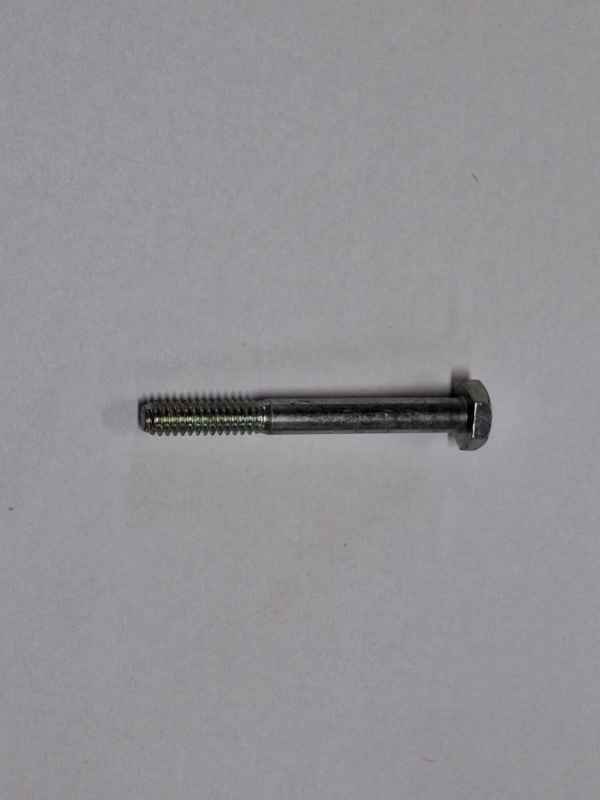
#> input picture base_datos/Tornillo/Tornillo_1.jpg, 1200 x 1600 px, found by its file name (shown at 1/2 size)
$ python prueba3.py
#> lines starting #> are read from the running program, lines starting #| are printed output that depends on the picture; after the words box and inside, x2 and y2 are one past the last pixel; in counts of white or black regions, pixels touching at a corner belong together
#> further down, img is the input picture: shape (1600, 1200, 3); mean B, G, R 149.8, 145.8, 147.5
import cv2
import numpy as np

def escalar(imagen, max_ancho=1280, max_alto=720):
    """Escala proporcionalmente sin agrandar"""
    alto, ancho = imagen.shape[:2]
    escala = min(max_ancho / ancho, max_alto / alto, 1.0)
    if escala < 1.0:
        nuevo_tamaño = (int(ancho * escala), int(alto * escala))
        imagen = cv2.resize(imagen, nuevo_tamaño, interpolation=cv2.INTER_AREA)
    return imagen

def preprocesar_imagen(img):
    """
    Preprocesamiento robusto para eliminar reflejos y mejorar contraste
    """
    # 1. Convertir a LAB
    lab = cv2.cvtColor(img, cv2.COLOR_BGR2LAB)
#> lab: shape (1600, 1200, 3); mean of channels 0, 1, 2 154.6, 129.4, 126.4
    L, A, B = cv2.split(lab)

    # 2. Detección y corrección de reflejos más agresiva
    mask_reflex = cv2.inRange(L, 200, 255)
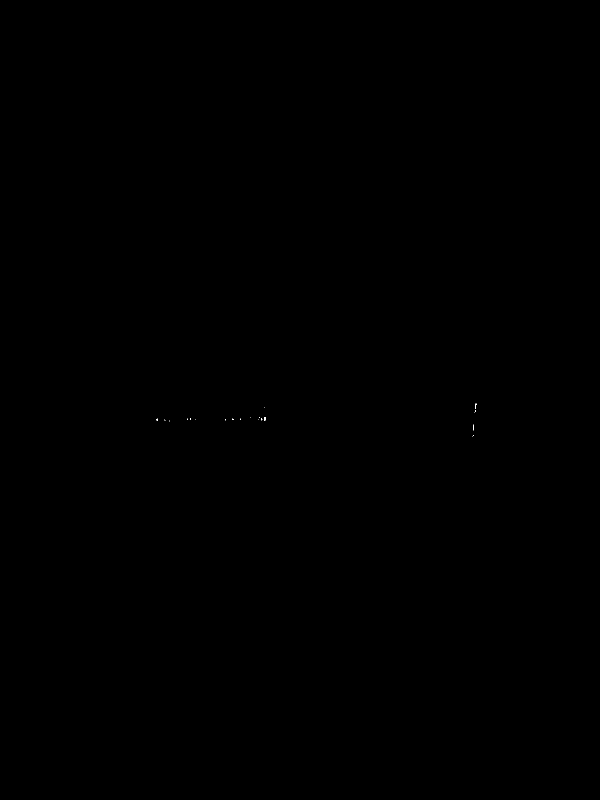
#> mask_reflex: shape (1600, 1200) (shown at 1/2 size); 0.01% white in thin lines or dots, all inside (x1, y1, x2, y2) = (313, 807, 953, 873)
    kernel_reflex = cv2.getStructuringElement(cv2.MORPH_ELLIPSE, (5, 5))
    mask_reflex = cv2.dilate(mask_reflex, kernel_reflex, iterations=1)
#> mask_reflex: shape (1600, 1200); 0.04% white; 14 white regions (3 under 20 px), largest, box (x1, y1, x2, y2) and area: (515, 832, 533, 844) 154, (947, 805, 955, 827) 117, (944, 847, 950, 863) 81
    L_sin_reflejos = cv2.inpaint(L, mask_reflex, 7, cv2.INPAINT_TELEA)

    # 3. Suavizado bilateral
    L_suavizado = cv2.bilateralFilter(L_sin_reflejos, d=9, sigmaColor=75, sigmaSpace=75)

    # 4. Compresión logarítmica
    L_float = L_suavizado.astype(np.float32) / 255.0
    L_log = np.log1p(L_float * 10) / np.log(11)
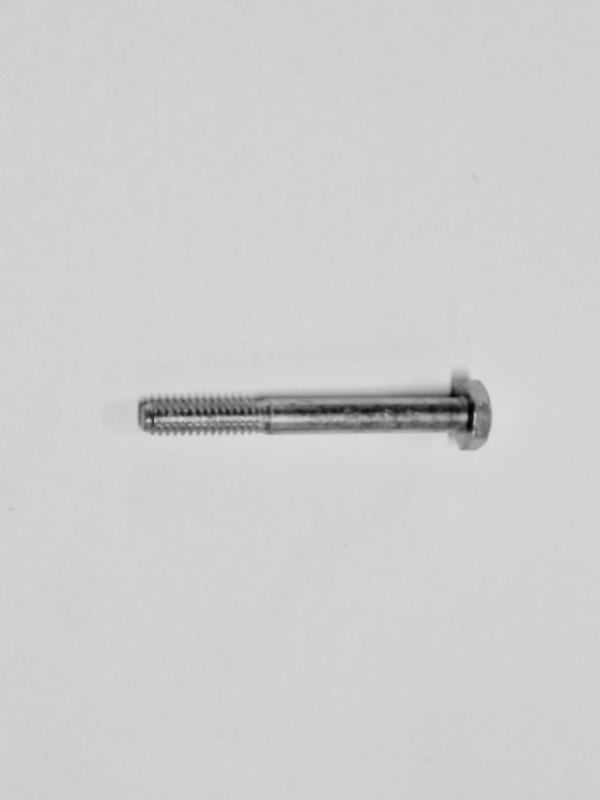
#> L_log: shape (1600, 1200) float32 (shown at 1/2 size); min 0.016, max 0.858, mean 0.811
    L_comprimido = cv2.normalize(L_log, None, 0, 255, cv2.NORM_MINMAX).astype(np.uint8)
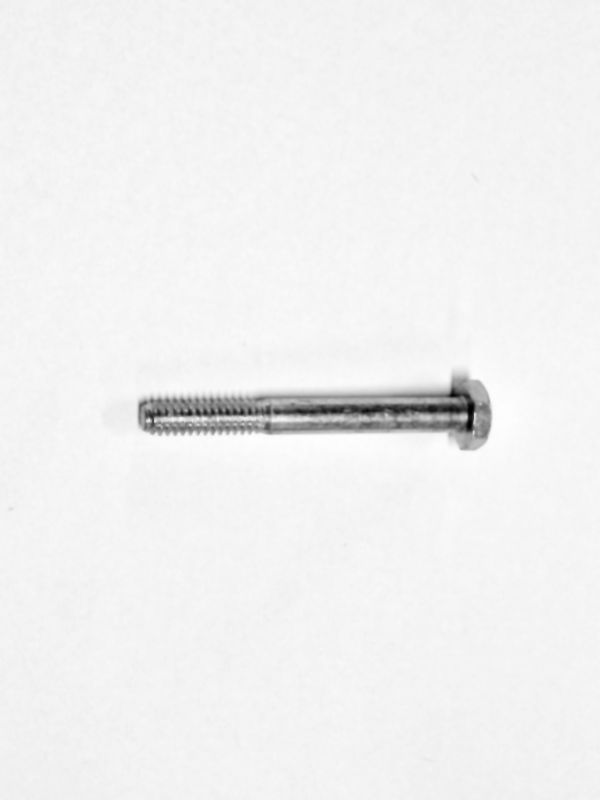
#> L_comprimido: shape (1600, 1200) (shown at 1/2 size); min 0, max 255, mean 240.5

    # 5. CLAHE
    clahe = cv2.createCLAHE(clipLimit=2.0, tileGridSize=(8, 8))
    L_final = clahe.apply(L_comprimido)

    # Recombinar y convertir a gris
    lab_final = cv2.merge((L_final, A, B))
#> lab_final: shape (1600, 1200, 3); mean of channels 0, 1, 2 234.9, 129.4, 126.4
    img_corregida = cv2.cvtColor(lab_final, cv2.COLOR_LAB2BGR)
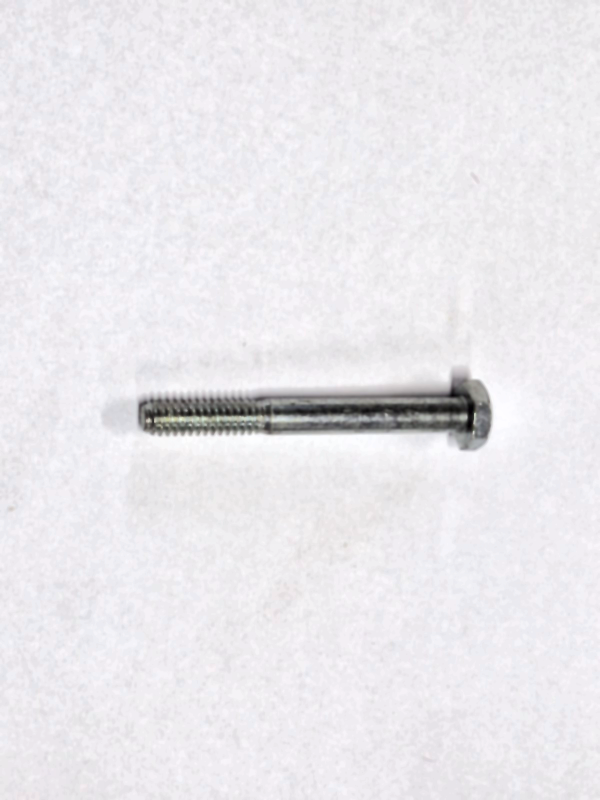
#> img_corregida: shape (1600, 1200, 3) (shown at 1/2 size); mean B, G, R 235.8, 232, 233.9
    gray = cv2.cvtColor(img_corregida, cv2.COLOR_BGR2GRAY)

    return gray

def binarizar_robusto(gray):
    """
    Binarización con múltiples estrategias combinadas
    """
    # Estrategia 1: Threshold adaptativo Gaussiano
    binary_gauss = cv2.adaptiveThreshold(
        gray, 255,
        cv2.ADAPTIVE_THRESH_GAUSSIAN_C,
        cv2.THRESH_BINARY_INV,
        blockSize=51,
        C=8
    )
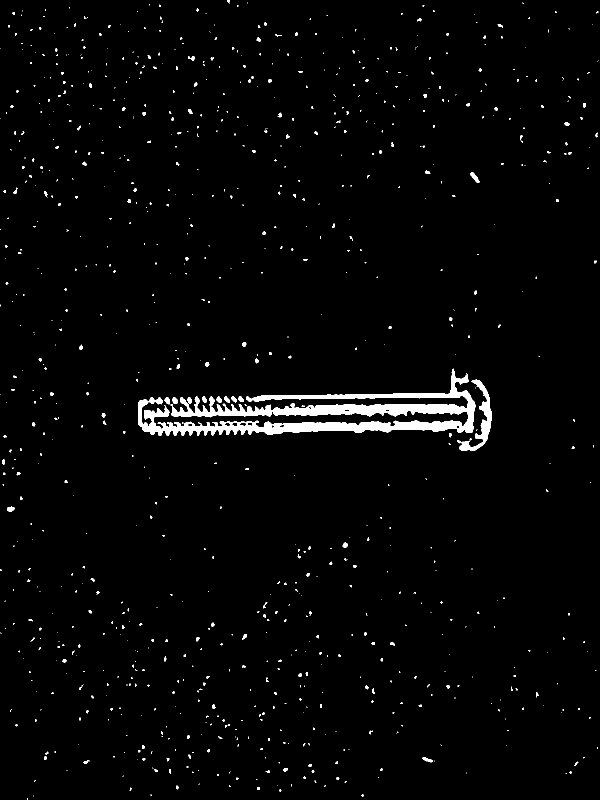
#> binary_gauss: shape (1600, 1200) (shown at 1/2 size); 2.2% white; 934 white regions (740 under 20 px), largest, box (x1, y1, x2, y2) and area: (276, 737, 951, 872) 24578, (341, 793, 544, 835) 3274, (919, 759, 983, 901) 2315

    # Estrategia 2: Threshold adaptativo con Media
    binary_mean = cv2.adaptiveThreshold(
        gray, 255,
        cv2.ADAPTIVE_THRESH_MEAN_C,
        cv2.THRESH_BINARY_INV,
        blockSize=51,
        C=8
    )
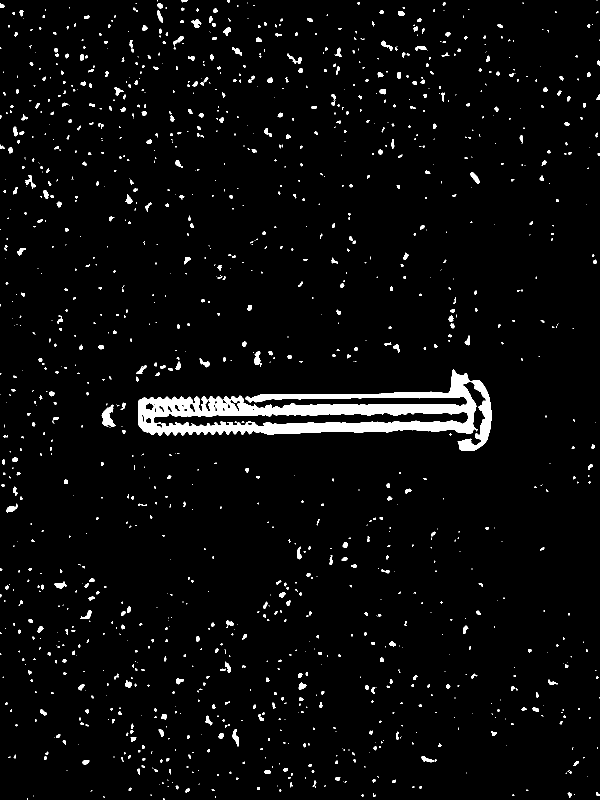
#> binary_mean: shape (1600, 1200) (shown at 1/2 size); 3.7% white; 1346 white regions (813 under 20 px), largest, box (x1, y1, x2, y2) and area: (276, 739, 983, 901) 37238, (203, 809, 232, 854) 650, (509, 702, 523, 733) 260

    # Estrategia 3: Otsu con desenfoque previo
    blur = cv2.GaussianBlur(gray, (5, 5), 0)
    _, binary_otsu = cv2.threshold(blur, 150, 255, cv2.THRESH_BINARY_INV + cv2.THRESH_OTSU)
#> binary_otsu: shape (1600, 1200); 2.8% white; 1 white region, box (x1, y1, x2, y2) and area: (275, 751, 983, 900) 54677

    # Combinación: Intersección de las tres (más conservadora)
    binary_combinada = cv2.bitwise_and(binary_gauss, binary_mean)
#> binary_combinada: shape (1600, 1200); 2.1% white; 898 white regions (708 under 20 px), largest, box (x1, y1, x2, y2) and area: (276, 739, 951, 872) 23951, (341, 793, 544, 834) 3246, (919, 760, 983, 901) 2301
    binary_combinada = cv2.bitwise_and(binary_combinada, binary_otsu)
#> binary_combinada: shape (1600, 1200); 1.6% white; 21 white regions (9 under 20 px), largest, box (x1, y1, x2, y2) and area: (276, 751, 951, 871) 23770, (341, 793, 544, 834) 3246, (921, 761, 983, 900) 2070

    # Limpieza de ruido
    binary_combinada = cv2.medianBlur(binary_combinada, 5)
#> binary_combinada: shape (1600, 1200); 1.6% white; 13 white regions (2 under 20 px), largest, box (x1, y1, x2, y2) and area: (276, 751, 951, 871) 27041, (944, 761, 983, 885) 1690, (921, 883, 965, 900) 359

    # Verificar polaridad (pieza blanca, fondo negro)
    if cv2.countNonZero(binary_combinada) > (binary_combinada.size // 2):
        binary_combinada = cv2.bitwise_not(binary_combinada)

    return binary_combinada

def morfologia_conservadora(binary):
    """
    Operaciones morfológicas conservadoras
    """
    h, w = binary.shape
#> h = 1600; w = 1200

    # Kernel pequeño y proporcional
    k = max(3, min(7, (min(h, w) // 400) | 1))
#> k = 3
    K = cv2.getStructuringElement(cv2.MORPH_ELLIPSE, (k, k))
#> K = [[0, 1, 0], [1, 1, 1], [0, 1, 0]]

    # Apertura para eliminar ruido
    result = cv2.morphologyEx(binary, cv2.MORPH_OPEN, K, iterations=1)
#> result: shape (1600, 1200); 1.5% white; 13 white regions (1 under 20 px), largest, box (x1, y1, x2, y2) and area: (276, 751, 951, 871) 27000, (944, 761, 983, 884) 1687, (921, 883, 955, 900) 329

    # Cierre suave para conectar partes cercanas
    result = cv2.morphologyEx(result, cv2.MORPH_CLOSE, K, iterations=1)
#> result: shape (1600, 1200); 1.6% white; 13 white regions (1 under 20 px), largest, box (x1, y1, x2, y2) and area: (276, 751, 951, 871) 27025, (944, 761, 983, 884) 1690, (921, 883, 955, 900) 329

    return result


# ========== PROGRAMA PRINCIPAL ==========
if __name__ == "__main__":
    # Seleccionar imagen
    # nombre_imagen = "base_datos_0/IMG_2765.JPG"  # Tuerca
    # nombre_imagen = "base_datos_0/IMG_2771.JPG"    # Tornillo
    nombre_imagen = "base_datos/Tornillo/Tornillo_1.JPG"  # Tornillo

    img = cv2.imread(nombre_imagen)
    if img is None:
        print(f"Error: No se pudo cargar {nombre_imagen}")
        exit()

    # Pipeline de binarización
    print("Procesando imagen...")

    # 1. Preprocesamiento
    gray = preprocesar_imagen(img)

    # 2. Binarización robusta
    binary = binarizar_robusto(gray)

    # 3. Limpieza morfológica
    binary_final = morfologia_conservadora(binary)

    print("Binarización completada.")

    # Visualización
    img_vista = escalar(img)
    gray_vista = escalar(cv2.cvtColor(gray, cv2.COLOR_GRAY2BGR))
    binary_vista = escalar(cv2.cvtColor(binary, cv2.COLOR_GRAY2BGR))
#> call 3 of escalar, with max_ancho = 1280, max_alto = 720
#> in escalar (call 3), `imagen = cv2.resize(imagen, nuevo_tamaño, interpolation=cv2.INTER_AREA)`:
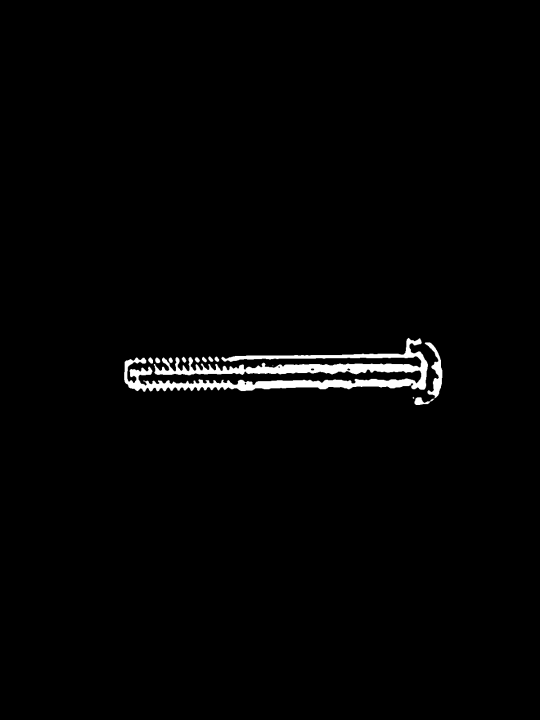
#> imagen: shape (720, 540, 3); min 0, max 255, mean 4
    final_vista = escalar(cv2.cvtColor(binary_final, cv2.COLOR_GRAY2BGR))

    cv2.imshow("1. Original", img_vista)
    #cv2.imshow("2. Preprocesado", gray_vista)
    #cv2.imshow("3. Binarización", binary_vista)
    cv2.imshow("4. Binarización Final", final_vista)

    cv2.waitKey(0)
    cv2.destroyAllWindows()

$ run again, with base_datos/Tornillo/Tornillo_2.jpg copied over base_datos/Tornillo/Tornillo_1.jpg
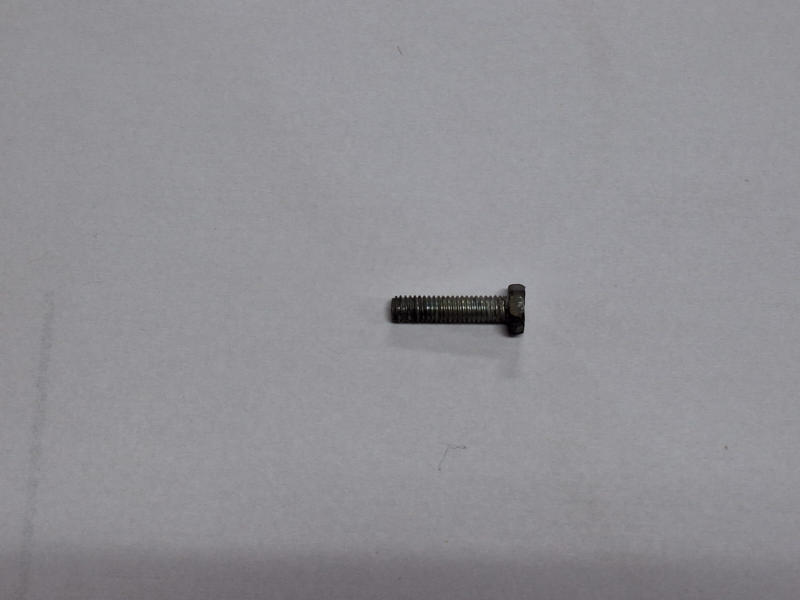
#> input picture base_datos/Tornillo/Tornillo_2.jpg, 1600 x 1200 px, found by its file name (shown at 1/2 size)
#> img is the input picture: shape (1200, 1600, 3); mean B, G, R 148.6, 143.6, 144.7
#> lab: shape (1200, 1600, 3); mean of channels 0, 1, 2 152.6, 129.2, 125.4
#> lab_final: shape (1200, 1600, 3); mean of channels 0, 1, 2 233.4, 129.2, 125.4
#> in binarizar_robusto, `binary_gauss = cv2.adaptiveThreshold( gray, 255, cv2.ADAPTIVE_THRESH_G..`:
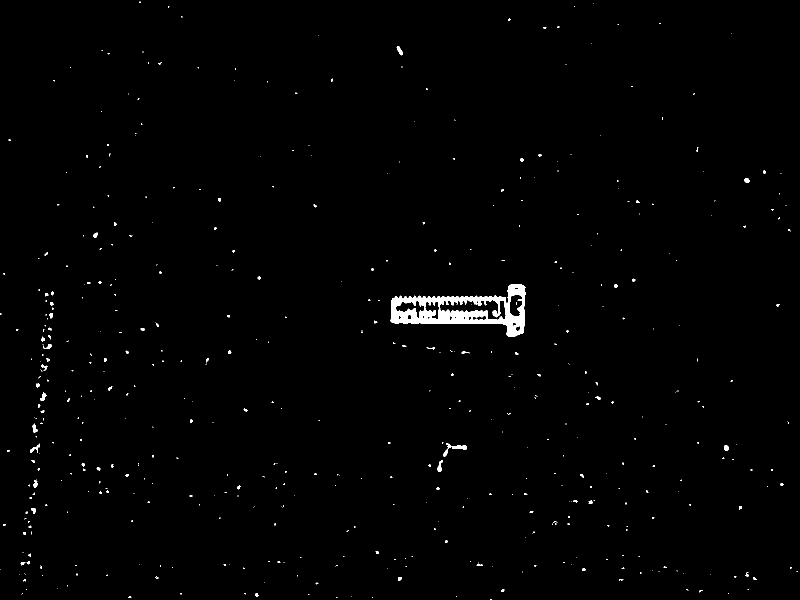
#> binary_gauss: shape (1200, 1600) (shown at 1/2 size); 0.87% white; 507 white regions (420 under 20 px), largest, box (x1, y1, x2, y2) and area: (781, 568, 1051, 674) 10712, (887, 887, 934, 914) 329, (875, 921, 886, 944) 130
#> binary_mean: shape (1200, 1600); 1.8% white; 904 white regions (632 under 20 px), largest, box (x1, y1, x2, y2) and area: (779, 568, 1051, 675) 12709, (82, 624, 107, 699) 947, (71, 752, 97, 804) 595
#> binary_otsu: shape (1200, 1600); 7.8% white; 4 white regions (2 under 20 px), largest, box (x1, y1, x2, y2) and area: (0, 1099, 1600, 1200) 131573, (770, 567, 1051, 678) 18971
#> in escalar (call 3), `imagen = cv2.resize(imagen, nuevo_tamaño, interpolation=cv2.INTER_AREA)`:
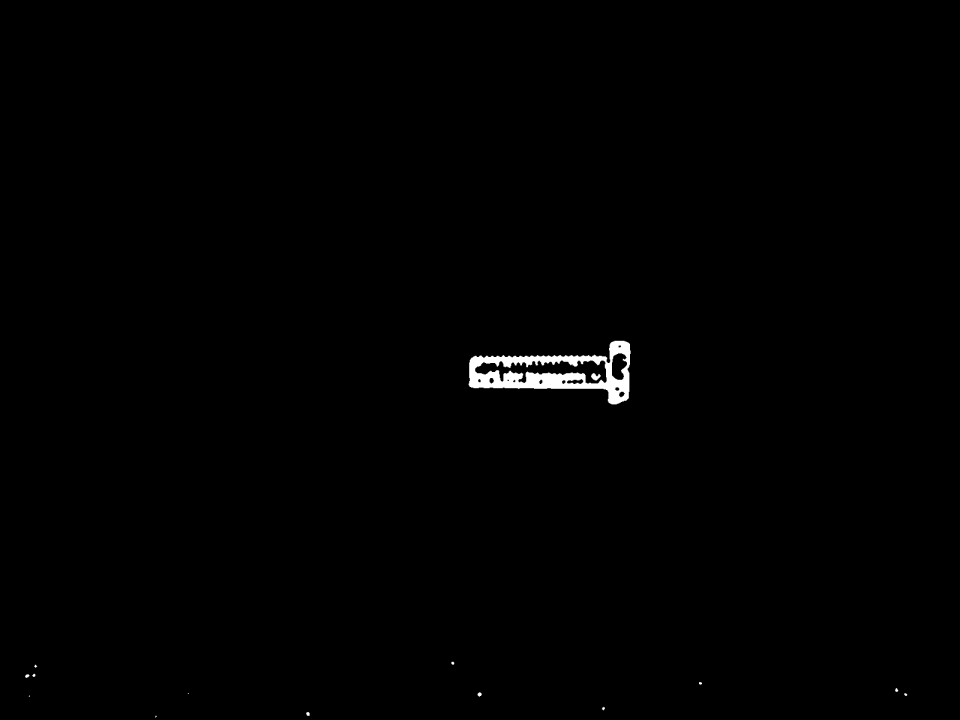
#> imagen: shape (720, 960, 3); min 0, max 255, mean 1.4

$ run again, with base_datos/Tornillo/Tornillo_3.jpg copied over base_datos/Tornillo/Tornillo_1.jpg
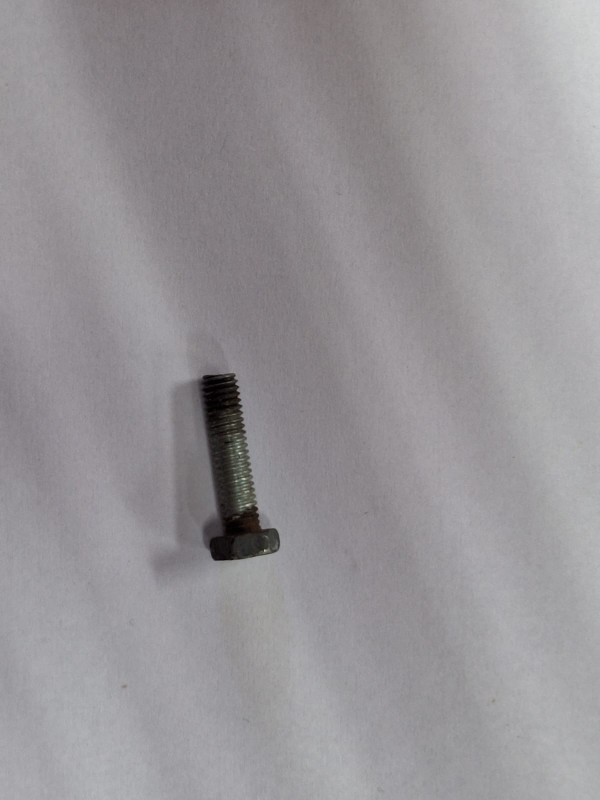
#> input picture base_datos/Tornillo/Tornillo_3.jpg, 1200 x 1600 px, found by its file name (shown at 1/2 size)
#> img is the input picture: shape (1600, 1200, 3); mean B, G, R 150.9, 147.5, 150.5
#> lab: shape (1600, 1200, 3); mean of channels 0, 1, 2 156.6, 129.8, 126.8
#> in preprocesar_imagen, `mask_reflex = cv2.inRange(L, 200, 255)`:
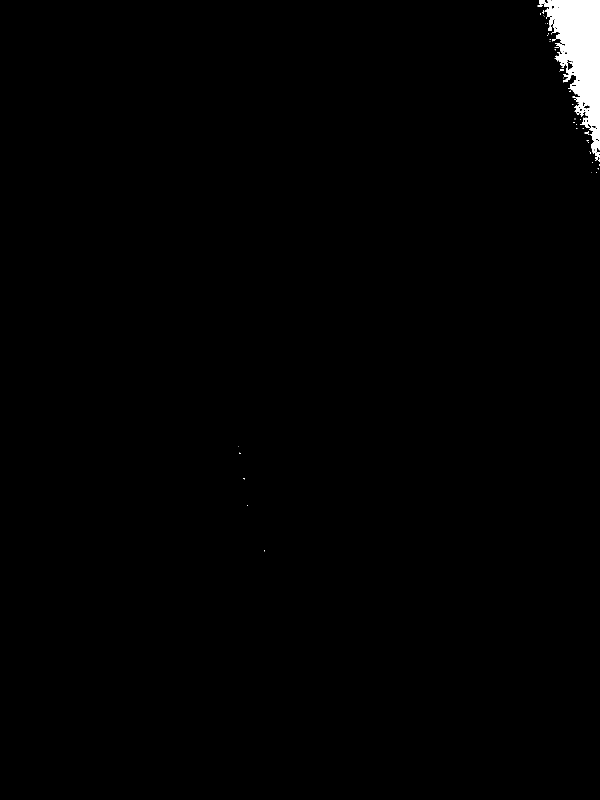
#> mask_reflex: shape (1600, 1200) (shown at 1/2 size); 0.98% white; 53 white regions (47 under 20 px), largest, box (x1, y1, x2, y2) and area: (1075, 0, 1200, 279) 17988, (1182, 278, 1200, 322) 437, (1109, 111, 1116, 123) 37, (1096, 57, 1104, 61) 32, (1120, 139, 1128, 142) 24, (1169, 264, 1178, 268) 21
#> lab_final: shape (1600, 1200, 3); mean of channels 0, 1, 2 215.4, 129.8, 126.8
#> binary_gauss: shape (1600, 1200); 1.1% white; 513 white regions (447 under 20 px), largest, box (x1, y1, x2, y2) and area: (403, 746, 560, 1121) 14776, (351, 761, 391, 783) 240, (439, 878, 468, 891) 211
#> binary_mean: shape (1600, 1200); 2.3% white; 1026 white regions (788 under 20 px), largest, box (x1, y1, x2, y2) and area: (397, 747, 560, 1121) 21886, (343, 762, 391, 943) 2524, (351, 944, 378, 1090) 1919
#> binary_otsu: shape (1600, 1200); 1.6% white; 7 white regions (2 under 20 px), largest, box (x1, y1, x2, y2) and area: (388, 748, 558, 1122) 29712, (483, 895, 500, 943) 285, (495, 963, 506, 982) 102, (481, 882, 491, 892) 58, (489, 949, 499, 954) 41
#> in escalar (call 3), `imagen = cv2.resize(imagen, nuevo_tamaño, interpolation=cv2.INTER_AREA)`:
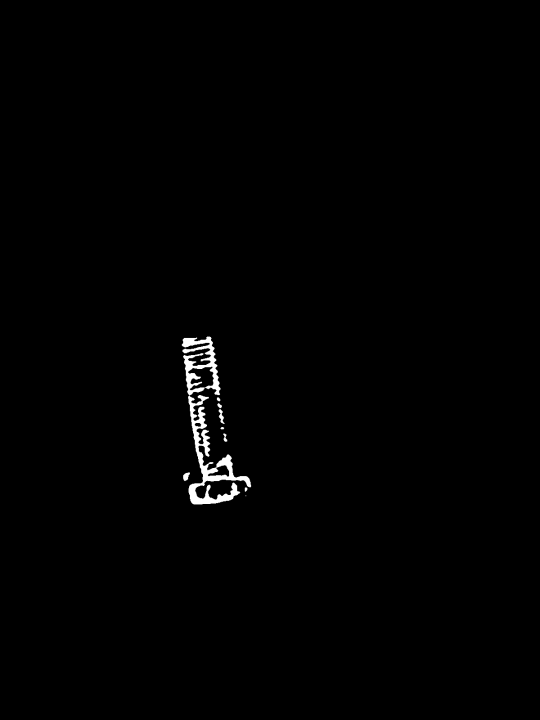
#> imagen: shape (720, 540, 3); min 0, max 255, mean 1.8
